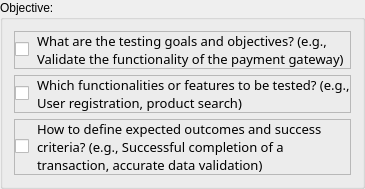
                      <widget class="QGroupBox" name="groupBox_2">
                       <property name="title">
                        <string>Objective:</string>
                       </property>
                       <layout class="QVBoxLayout" name="verticalLayout_10">
                        <item>
                         <widget class="QFrame" name="frame_2">
                          <property name="frameShape">
                           <enum>QFrame::StyledPanel</enum>
                          </property>
                          <property name="frameShadow">
                           <enum>QFrame::Raised</enum>
                          </property>
                          <layout class="QHBoxLayout" name="horizontalLayout_7">
                           <property name="spacing">
                            <number>8</number>
                           </property>
                           <property name="leftMargin">
                            <number>0</number>
                           </property>
                           <property name="topMargin">
                            <number>0</number>
                           </property>
                           <property name="rightMargin">
                            <number>0</number>
                           </property>
                           <property name="bottomMargin">
                            <number>0</number>
                           </property>
                           <item>
                            <widget class="QCheckBox" name="c1">
                             <property name="sizePolicy">
                              <sizepolicy hsizetype="Fixed" vsizetype="Fixed">
                               <horstretch>0</horstretch>
                               <verstretch>0</verstretch>
                              </sizepolicy>
                             </property>
                             <property name="text">
                              <string/>
                             </property>
                            </widget>
                           </item>
                           <item>
                            <widget class="QLabel" name="label_6">
                             <property name="enabled">
                              <bool>true</bool>
                             </property>
                             <property name="font">
                              <font>
                               <family>Cascadia Mono</family>
                               <pointsize>10</pointsize>
                               <weight>50</weight>
                               <italic>false</italic>
                               <bold>false</bold>
                              </font>
                             </property>
                             <property name="text">
                              <string>What are the testing goals and objectives? (e.g., Validate the functionality of the payment gateway)</string>
                             </property>
                             <property name="wordWrap">
                              <bool>true</bool>
                             </property>
                            </widget>
                           </item>
                          </layout>
                         </widget>
                        </item>
                        <item>
                         <widget class="QFrame" name="frame_3">
                          <property name="frameShape">
                           <enum>QFrame::StyledPanel</enum>
                          </property>
                          <property name="frameShadow">
                           <enum>QFrame::Raised</enum>
                          </property>
                          <layout class="QHBoxLayout" name="horizontalLayout_8">
                           <property name="spacing">
                            <number>8</number>
                           </property>
                           <property name="leftMargin">
                            <number>0</number>
                           </property>
                           <property name="topMargin">
                            <number>0</number>
                           </property>
                           <property name="rightMargin">
                            <number>0</number>
                           </property>
                           <property name="bottomMargin">
                            <number>0</number>
                           </property>
                           <item>
                            <widget class="QCheckBox" name="c2">
                             <property name="sizePolicy">
                              <sizepolicy hsizetype="Fixed" vsizetype="Fixed">
                               <horstretch>0</horstretch>
                               <verstretch>0</verstretch>
                              </sizepolicy>
                             </property>
                             <property name="text">
                              <string/>
                             </property>
                            </widget>
                           </item>
                           <item>
                            <widget class="QLabel" name="label_7">
                             <property name="font">
                              <font>
                               <family>Cascadia Mono</family>
                               <pointsize>10</pointsize>
                               <weight>50</weight>
                               <italic>false</italic>
                               <bold>false</bold>
                              </font>
                             </property>
                             <property name="text">
                              <string>Which functionalities or features to be tested? (e.g., User registration, product search)</string>
                             </property>
                             <property name="wordWrap">
                              <bool>true</bool>
                             </property>
                            </widget>
                           </item>
                          </layout>
                         </widget>
                        </item>
                        <item>
                         <widget class="QFrame" name="frame">
                          <property name="frameShape">
                           <enum>QFrame::StyledPanel</enum>
                          </property>
                          <property name="frameShadow">
                           <enum>QFrame::Raised</enum>
                          </property>
                          <layout class="QHBoxLayout" name="horizontalLayout_5">
                           <property name="spacing">
                            <number>8</number>
                           </property>
                           <property name="leftMargin">
                            <number>0</number>
                           </property>
                           <property name="topMargin">
                            <number>0</number>
                           </property>
                           <property name="rightMargin">
                            <number>0</number>
                           </property>
                           <property name="bottomMargin">
                            <number>0</number>
                           </property>
                           <item>
                            <widget class="QCheckBox" name="c3">
                             <property name="sizePolicy">
                              <sizepolicy hsizetype="Fixed" vsizetype="Fixed">
                               <horstretch>0</horstretch>
                               <verstretch>0</verstretch>
                              </sizepolicy>
                             </property>
                             <property name="text">
                              <string/>
                             </property>
                            </widget>
                           </item>
                           <item>
                            <widget class="QLabel" name="label_4">
                             <property name="font">
                              <font>
                               <family>Cascadia Mono</family>
                               <pointsize>10</pointsize>
                               <weight>50</weight>
                               <italic>false</italic>
                               <bold>false</bold>
                              </font>
                             </property>
                             <property name="text">
                              <string>How to define expected outcomes and success criteria? (e.g., Successful completion of a transaction, accurate data validation)</string>
                             </property>
                             <property name="wordWrap">
                              <bool>true</bool>
                             </property>
                            </widget>
                           </item>
                          </layout>
                         </widget>
                        </item>
                       </layout>
                      </widget>
